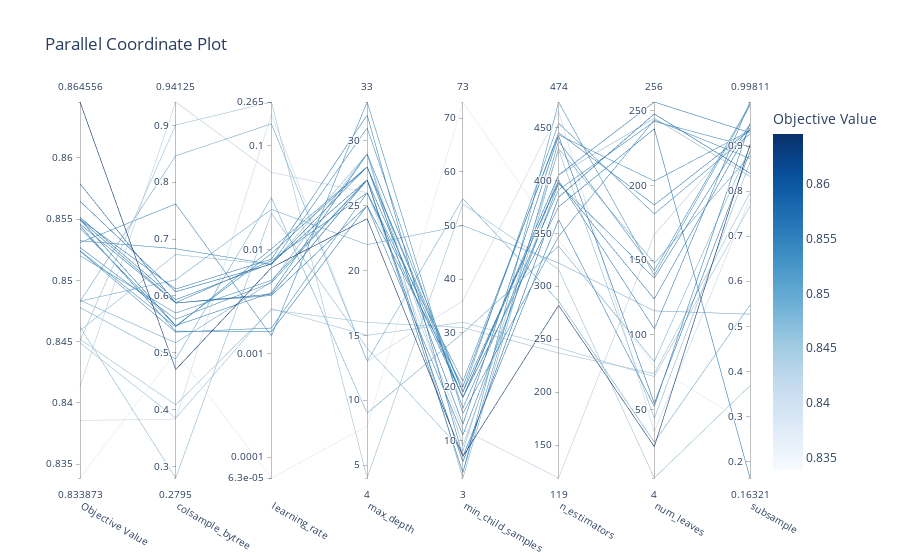

Write notebook code for a chart like this one.
### Code cell
optuna.visualization.plot_parallel_coordinate(study)
